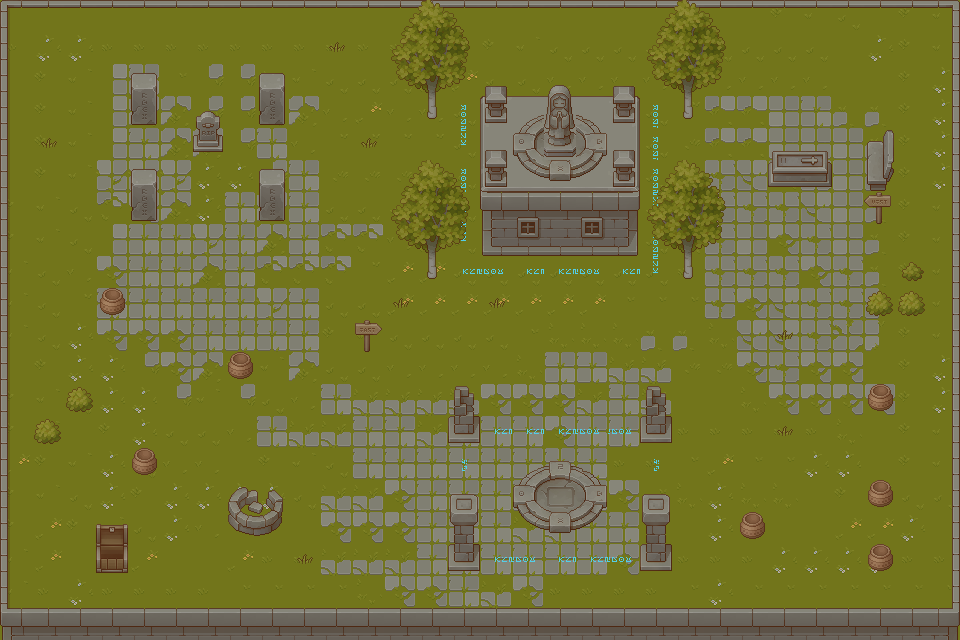

A level layout from a 2D game, rendered from its tile map. Below: a short description, then the map file with tile-grid data replaced by summaries:
An orthogonal 30x20 tile map with 32x32 px tiles, 7 tile layers (floor, god, Collision, decoration, ...), 6 tilesets.

<map version="1.10" tiledversion="1.11.2" orientation="orthogonal" renderorder="right-down" width="30" height="20" tilewidth="32" tileheight="32" infinite="0" nextlayerid="8" nextobjectid="1">
 <tileset firstgid="1" name="floor" tilewidth="32" tileheight="32" tilecount="64" columns="8">
  <image source="TX Tileset Grass.png" width="256" height="256" />
 </tileset>
 <tileset firstgid="65" name="collision" tilewidth="32" tileheight="32" tilecount="256" columns="16">
  <image source="TX Struct.png" width="512" height="512" />
 </tileset>
 <tileset firstgid="321" name="collision" tilewidth="32" tileheight="32" tilecount="256" columns="16">
  <image source="TX Tileset Wall.png" width="512" height="512" />
 </tileset>
 <tileset firstgid="577" name="collition floor" tilewidth="32" tileheight="32" tilecount="64" columns="8">
  <image source="TX Tileset Stone Ground.png" width="256" height="256" />
 </tileset>
 <tileset firstgid="641" name="TX Props" tilewidth="32" tileheight="32" tilecount="256" columns="16">
  <image source="TX Props.png" width="512" height="512" />
 </tileset>
 <tileset firstgid="897" name="TX Plant" tilewidth="32" tileheight="32" tilecount="256" columns="16">
  <image source="TX Plant.png" width="512" height="512" />
 </tileset>
 <layer id="1" name="floor" width="30" height="20">
  <data>[600 cells, 600 non-empty, 30 distinct tile ids]</data>
 </layer>
 <layer id="6" name="god" width="30" height="20">
  <data>[600 cells, 17 non-empty, 1 distinct tile ids]</data>
 </layer>
 <layer id="2" name="Collision" width="30" height="20">
  <data>[600 cells, 137 non-empty, 32 distinct tile ids]</data>
 </layer>
 <layer id="7" name="decoration" width="30" height="20">
  <data>[600 cells, 46 non-empty, 13 distinct tile ids]</data>
 </layer>
 <layer id="3" name="Collision" width="30" height="20">
  <data>[600 cells, 25 non-empty, 14 distinct tile ids]</data>
 </layer>
 <layer id="4" name="Collision floor" width="30" height="20">
  <data>[600 cells, 15 non-empty, 9 distinct tile ids]</data>
 </layer>
 <layer id="5" name="Collision" width="30" height="20">
  <data>[600 cells, 63 non-empty, 24 distinct tile ids]</data>
 </layer>
</map>
